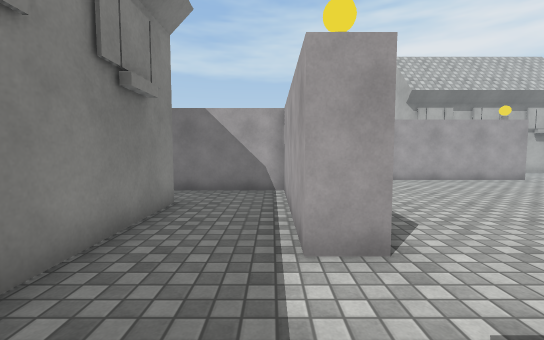
[1] (above)

23 first-person views from a walk through a scene from a Unity 3-D project. The camera is 1.3 m above the floor, tilts 4° down and sees 90° across. The floor is counted in squares, 1 m on a side. Each view is taken from the middle of a square. On the plan, view 1 faces up. The plan holds only what a view shows up to about 13 squares ahead; the rest is blank. The place goes on beyond the plan. Surface patterns are stand-ins for the level's own textures.

[2]
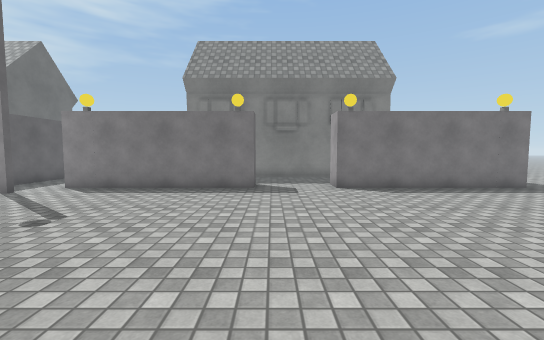

[3]
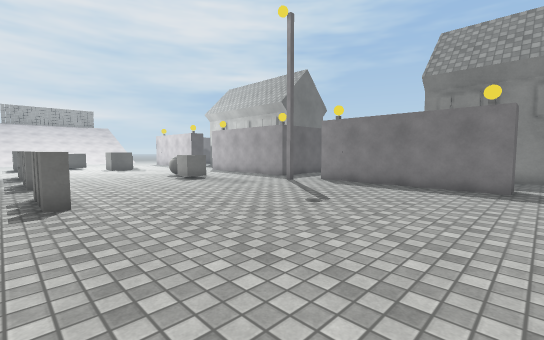

[4]
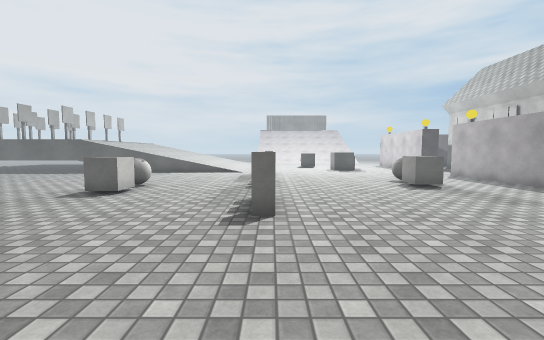

[5]
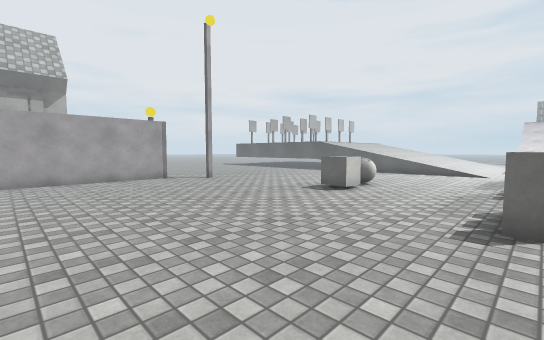

[6]
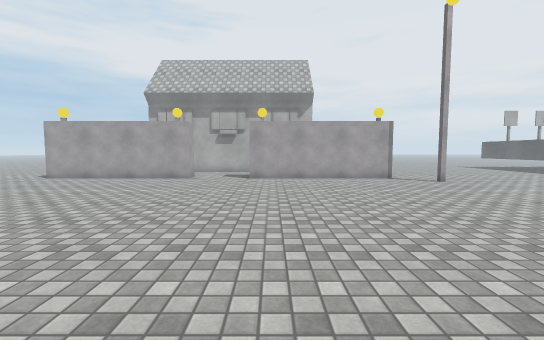

[7]
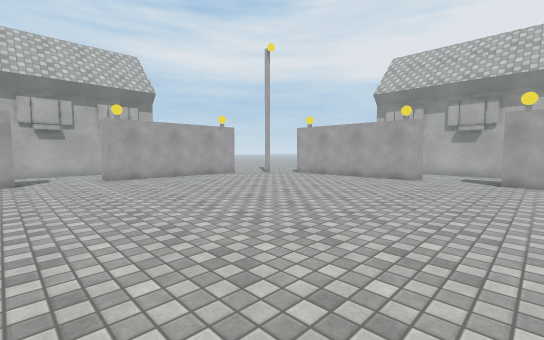

[8]
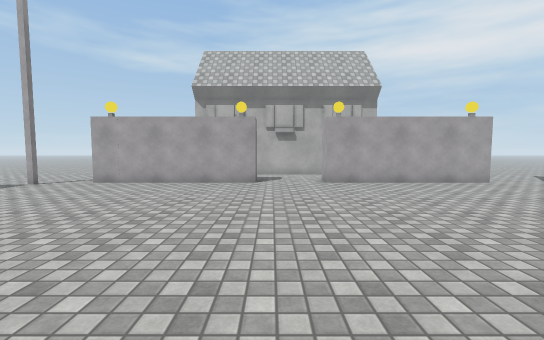

[9]
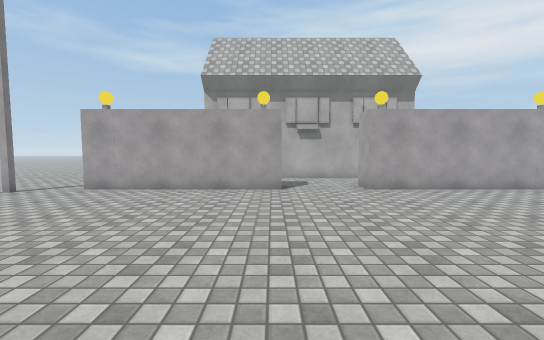

[10]
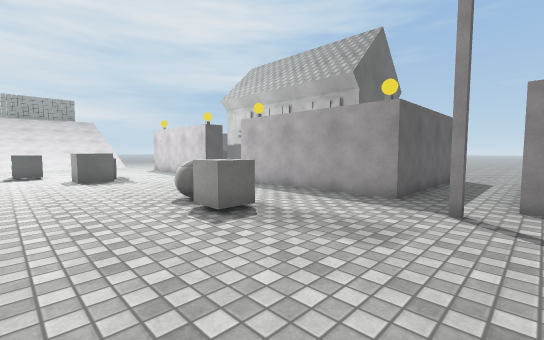

[11]
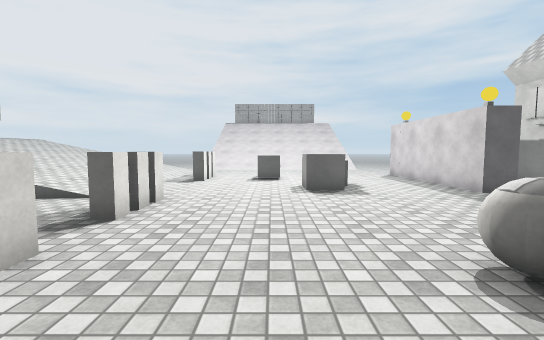

[12]
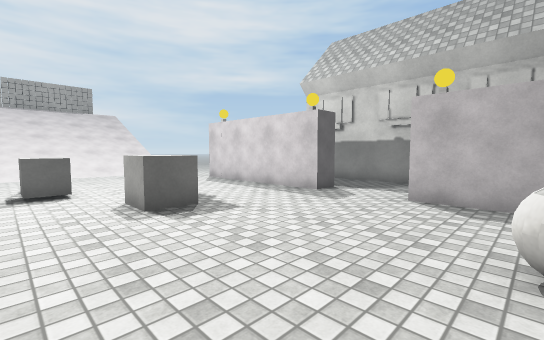

[13]
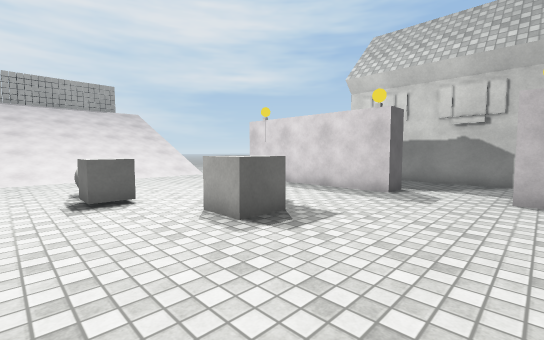

[14]
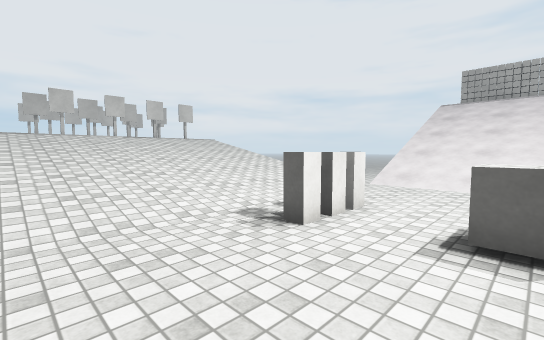

[15]
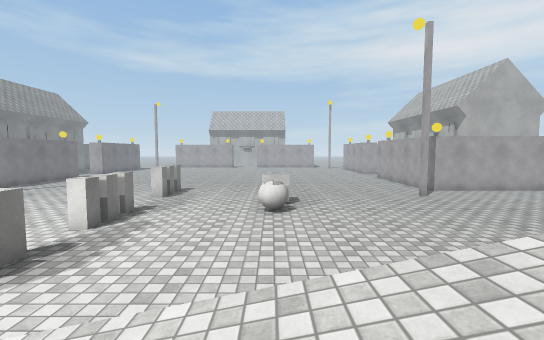

[16]
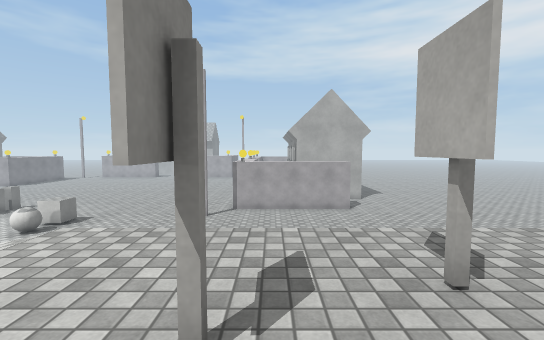

[17]
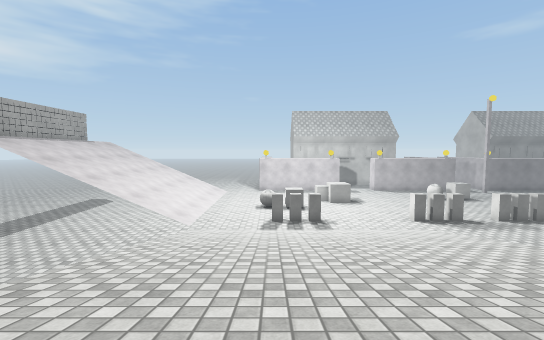

[18]
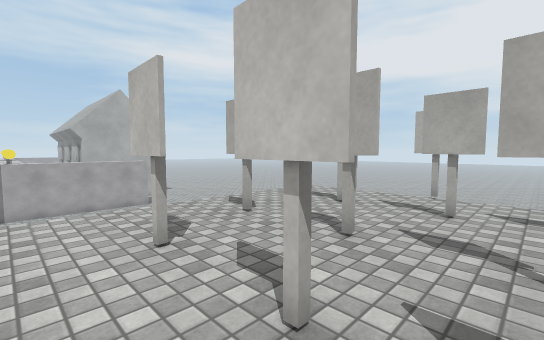

[19]
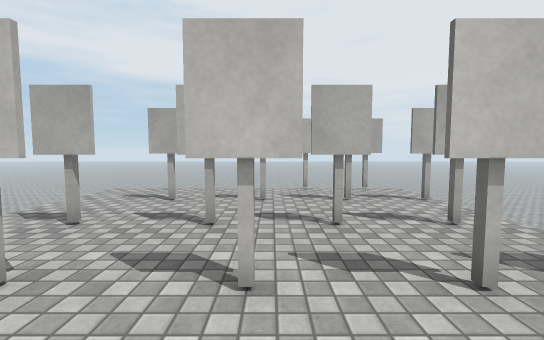

[20]
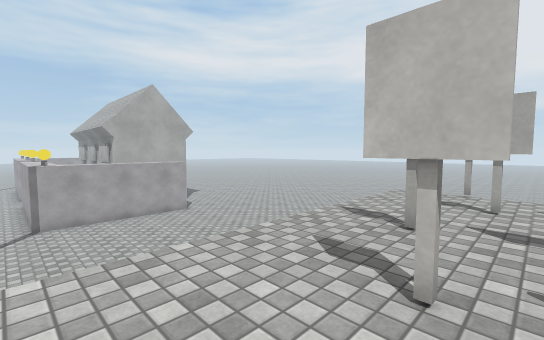

[21]
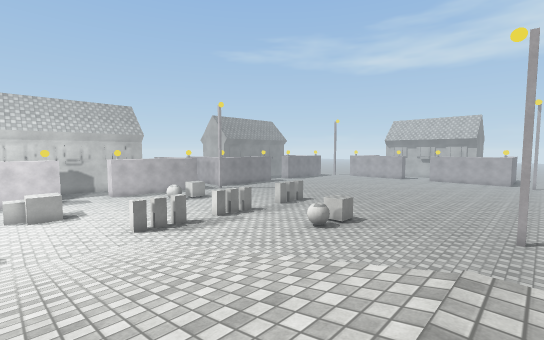

[22]
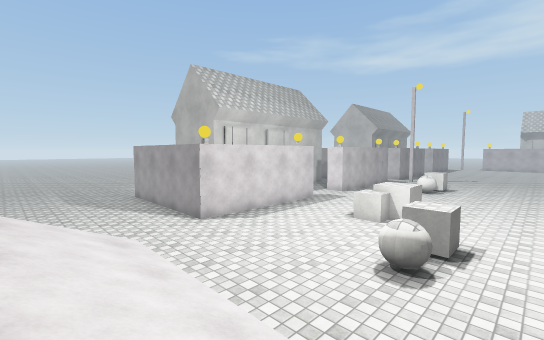

[23]
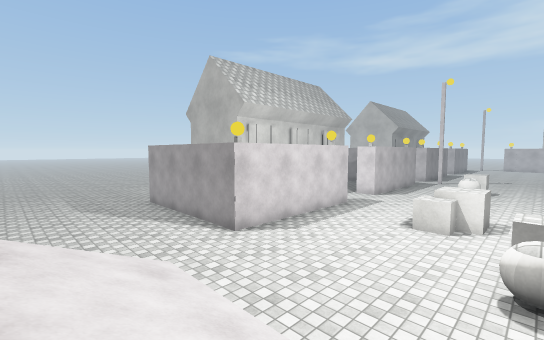

### Floor plan
Key: @ floor where view 1 was taken; # wall or solid block; x gap in a wall; . main floor; : floor 2 m higher than the main floor; / step, stairs or slope; O other object.
Columns run from 3 left of view 1 to 31 right of it. Each row starts with its distance up from view 1.
 17               OO
 16    ..      OOOOOOOOOOO
 15    ....        ....
 14    ....        ...        ..
 13   ......O     O..OO    O ...
 12   ....O.OOOOOOO..OOOOOOOO..
 11    .......................
 10     O......................O
  9 OOOOO......................O
  8 ....O......................O
  7 O...O......................O
  6 O...O......................O
  5 O...O......................O
  4 O...O......................O
  3 O...O......................OO
  2 O............................. O
  1 O..............................O
  0 O..@O......................O   OO
 -1 O   O......................O   OO
 -2 O   O......................O   OO
 -3 O   O......................O   O
 -4     O......................O
 -5     O......................O
 -6     O......................OOO
 -7 ......O.......O............OOOO
 -8 ..............O...........O.....
 -9 OOOOO.........O....OO..............
-10     O..............OO..............
-11     O...OO....O....O...............
-12 O   O...OO....O....O...............
-13 O   O...OO....O.............
-14 O   O......................
-15 O   O.........O.........
-16 O.............O.......
-17 O.............O.....
-18 O................/////////:::::::::
-19 O.. O....OO....../////////:::::#:::
-20 O.  O...OOO....../////////::#::::#:
-21 O   O...OO......./////////::x::::x:
-22 O   O......O..O..///////// ::::#:::
-23     O......OO.O../////////: #::::#:
-24     O......O..O..///////// ::::#:::
-25 OOOOO......O...../////////  #::::#:
-26 ................./////////  :::x:::
-27 ................./////////    :::#:
-28 ......//////////..
-29 ....  //////////...
-30 ..    //////////.....
-31           //////.....

Where each view was taken, in squares from view 1:
view 1: 0 up, 0 right, facing up
view 2: 1 up, 11 right, facing left
view 3: 1 up, 12 right, facing down-left
view 4: 1 down, 11 right, facing down
view 5: 1 down, 11 right, facing down-right
view 6: 1 down, 11 right, facing right
view 7: 1 down, 11 right, facing up-right
view 8: 1 up, 12 right, facing up
view 9: 3 up, 11 right, facing up
view 10: 6 down, 9 right, facing down-left
view 11: 10 down, 8 right, facing down
view 12: 13 down, 9 right, facing down-left
view 13: 15 down, 10 right, facing down-left
view 14: 18 down, 8 right, facing down-right
view 15: 20 down, 16 right, facing up
view 16: 22 down, 26 right, facing up
view 17: 24 down, 24 right, facing left
view 18: 24 down, 24 right, facing up-right
view 19: 23 down, 23 right, facing right
view 20: 21 down, 23 right, facing up-right
view 21: 21 down, 23 right, facing up-left
view 22: 30 down, 10 right, facing up-left
view 23: 30 down, 8 right, facing up-left
